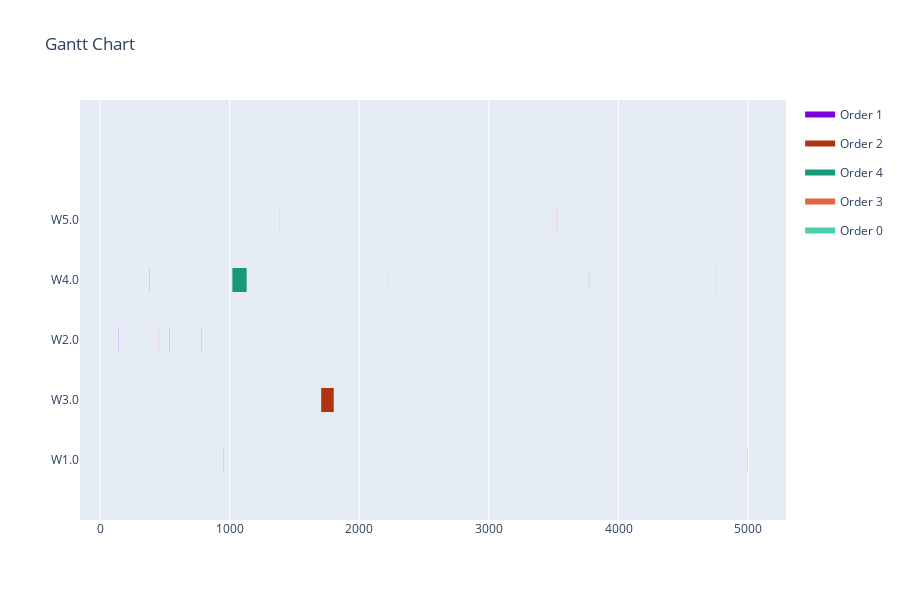

The cell this chart's notebook holds for it:
### Code cell
start_times = int_result
print(assignments)
print(start_times)
data = []
for i in range(len(assignments)):
    if int(np.floor(assignments[i])) not in duration_lookup_table[operations[i]]:
        duration = 1#0
    else:
        duration = duration_lookup_table[operations[i]][int(np.floor(assignments[i]))]
    data.append([assignments[i], operations[i], start_times[i], duration])
visualize(data)

### Figure 1 — Plotly figure (JSON) as saved in the notebook; plotly's stock layout.template omitted (floating-point values rounded to 4 significant figures)
{"data": [{"fill": "toself", "fillcolor": "rgb(125, 1, 223)", "hoverinfo": "name", "legendgroup": "rgb(125, 1, 223)", "mode": "none", "name": "Order 1", "type": "scatter", "x": [141, 142, 142, 141, 141, 384, 385, 385, 384, 384, 533, 534, 534, 533], "y": [1.8, 1.8, 2.2, 2.2, null, 2.8, 2.8, 3.2, 3.2, null, 1.8, 1.8, 2.2, 2.2]}, {"fill": "toself", "fillcolor": "rgb(176, 52, 18)", "hoverinfo": "name", "legendgroup": "rgb(176, 52, 18)", "mode": "none", "name": "Order 2", "type": "scatter", "x": [1748, 1749, 1749, 1748, 1748, 1706, 1803, 1803, 1706, 1706, 780, 781, 781, 780], "y": [0.8, 0.8, 1.2, 1.2, null, 0.8, 0.8, 1.2, 1.2, null, 1.8, 1.8, 2.2, 2.2]}, {"fill": "toself", "fillcolor": "rgb(22, 154, 120)", "hoverinfo": "name", "legendgroup": "rgb(22, 154, 120)", "mode": "none", "name": "Order 4", "type": "scatter", "x": [955, 956, 956, 955, 955, 1021, 1131, 1131, 1021, 1021, 4995, 4996, 4996, 4995], "y": [-0.2, -0.2, 0.2, 0.2, null, 2.8, 2.8, 3.2, 3.2, null, -0.2, -0.2, 0.2, 0.2]}, {"fill": "toself", "fillcolor": "rgb(227, 103, 69)", "hoverinfo": "name", "legendgroup": "rgb(227, 103, 69)", "mode": "none", "name": "Order 3", "type": "scatter", "x": [3524, 3525, 3525, 3524, 3524, 3773, 3774, 3774, 3773, 3773, 451, 452, 452, 451], "y": [3.8, 3.8, 4.2, 4.2, null, 2.8, 2.8, 3.2, 3.2, null, 1.8, 1.8, 2.2, 2.2]}, {"fill": "toself", "fillcolor": "rgb(74, 206, 172)", "hoverinfo": "name", "legendgroup": "rgb(74, 206, 172)", "mode": "none", "name": "Order 0", "type": "scatter", "x": [1386, 1387, 1387, 1386, 1386, 2221, 2222, 2222, 2221, 2221, 4752, 4753, 4753, 4752], "y": [3.8, 3.8, 4.2, 4.2, null, 2.8, 2.8, 3.2, 3.2, null, 2.8, 2.8, 3.2, 3.2]}, {"legendgroup": "rgb(125, 1, 223)", "marker": {"color": "rgb(125, 1, 223)", "opacity": 0, "size": 1}, "mode": "markers", "name": "", "showlegend": false, "text": [null, null, null, null, null, null], "type": "scatter", "x": [141, 142, 384, 385, 533, 534], "y": [2, 2, 3, 3, 2, 2]}, {"legendgroup": "rgb(176, 52, 18)", "marker": {"color": "rgb(176, 52, 18)", "opacity": 0, "size": 1}, "mode": "markers", "name": "", "showlegend": false, "text": [null, null, null, null, null, null], "type": "scatter", "x": [1748, 1749, 1706, 1803, 780, 781], "y": [1, 1, 1, 1, 2, 2]}, {"legendgroup": "rgb(22, 154, 120)", "marker": {"color": "rgb(22, 154, 120)", "opacity": 0, "size": 1}, "mode": "markers", "name": "", "showlegend": false, "text": [null, null, null, null, null, null], "type": "scatter", "x": [955, 956, 1021, 1131, 4995, 4996], "y": [0, 0, 3, 3, 0, 0]}, {"legendgroup": "rgb(227, 103, 69)", "marker": {"color": "rgb(227, 103, 69)", "opacity": 0, "size": 1}, "mode": "markers", "name": "", "showlegend": false, "text": [null, null, null, null, null, null], "type": "scatter", "x": [3524, 3525, 3773, 3774, 451, 452], "y": [4, 4, 3, 3, 2, 2]}, {"legendgroup": "rgb(74, 206, 172)", "marker": {"color": "rgb(74, 206, 172)", "opacity": 0, "size": 1}, "mode": "markers", "name": "", "showlegend": false, "text": [null, null, null, null, null, null], "type": "scatter", "x": [1386, 1387, 2221, 2222, 4752, 4753], "y": [4, 4, 3, 3, 3, 3]}], "layout": {"height": 600, "hovermode": "closest", "showlegend": true, "title": {"text": "Gantt Chart"}, "xaxis": {"rangeselector": {"buttons": [{"count": 7, "label": "1w", "step": "day", "stepmode": "backward"}, {"count": 1, "label": "1m", "step": "month", "stepmode": "backward"}, {"count": 6, "label": "6m", "step": "month", "stepmode": "backward"}, {"count": 1, "label": "YTD", "step": "year", "stepmode": "todate"}, {"count": 1, "label": "1y", "step": "year", "stepmode": "backward"}, {"step": "all"}]}, "showgrid": true, "type": "linear", "zeroline": false}, "yaxis": {"autorange": false, "range": [-1, 6], "showgrid": false, "ticktext": ["W1.0", "W3.0", "W2.0", "W4.0", "W5.0"], "tickvals": [0, 1, 2, 3, 4], "zeroline": false}}}
